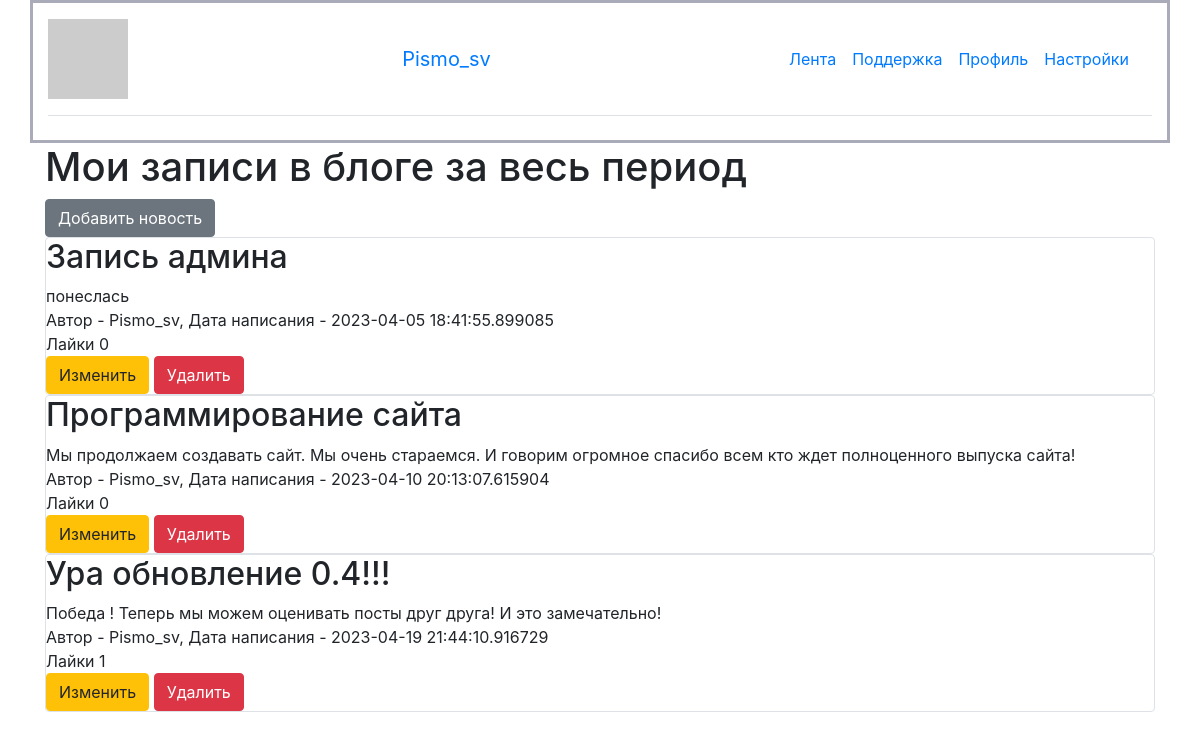
The app's page /profile (signed in) with its own data.
### data/users.py (models this page shows, shortened)
class User(SqlAlchemyBase, UserMixin):
    __tablename__ = 'users'
    id = sqlalchemy.Column(sqlalchemy.Integer,
                           primary_key=True, autoincrement=True)
    name = sqlalchemy.Column(sqlalchemy.String, nullable=True)
    about = sqlalchemy.Column(sqlalchemy.String, nullable=True)
    email = sqlalchemy.Column(sqlalchemy.String,
                              index=True, unique=True, nullable=True)
    hashed_password = sqlalchemy.Column(sqlalchemy.String, nullable=True)
    created_date = sqlalchemy.Column(sqlalchemy.DateTime,
                                     default=datetime.datetime.now)
    news = orm.relationship("News", back_populates='user')
    def avatar(self, size):
        digest = md5(self.email.lower().encode('utf-8')).hexdigest()
        return 'https://www.gravatar.com/avatar/{}?d=identicon&s={}'.format(
            digest, size)

### data/news.py (models this page shows)
class News(SqlAlchemyBase):
    __tablename__ = 'news'
    id = sqlalchemy.Column(sqlalchemy.Integer,
                           primary_key=True, autoincrement=True)
    title = sqlalchemy.Column(sqlalchemy.String, nullable=True)
    content = sqlalchemy.Column(sqlalchemy.String, nullable=True)
    created_date = sqlalchemy.Column(sqlalchemy.DateTime,
                                     default=datetime.datetime.now)
    is_private = sqlalchemy.Column(sqlalchemy.Boolean, default=True)
    user_id = sqlalchemy.Column(sqlalchemy.Integer,
                                sqlalchemy.ForeignKey("users.id"))
    likes = sqlalchemy.Column(sqlalchemy.Integer, default=0)
    liked_users = sqlalchemy.Column(sqlalchemy.String)
    user = orm.relationship('User')

### main.py (the view)
@app.route("/profile")
def profile():
    db_sess = db_session.create_session()
    if current_user.is_authenticated:
        news = db_sess.query(News).filter(
            News.user == current_user)
    else:
        error_ = 101
        return redirect(f"/error/{error_}")
    return render_template("profile.html", news=news)

### data/db_session.py (called while the page is built)
def create_session() -> Session:
    global __factory
    return __factory()

### main.py (called while the page is built)
@login_manager.user_loader
def load_user(user_id):
    db_sess = db_session.create_session()
    return db_sess.query(User).get(user_id)

### templates/profile.html
{% extends "base.html" %}
{% block content %}
<h1>Мои записи в блоге за весь период</h1>
{% if current_user.is_authenticated %}
    <a href="news" class="btn btn-secondary">Добавить новость</a>
{% endif %}
{% for item in news%}
<div class="col-md6 border rounded">
    <h2>{{item.title}}</h2>
    <div>
        {{item.content}}
    </div>
    <div>
        Автор - {{item.user.name}}, Дата написания - {{item.created_date}}
    </div>
        <span>Лайки {{item.likes}}<span/>
    <div>
        <a href="/news/{{ item.id }}" class="btn btn-warning">
            Изменить
        </a>
        <a href="/news_delete/{{ item.id }}" class="btn btn-danger">
            Удалить
        </a>
    </div>
</div>
{% endfor %}
{% endblock %}

### templates/base.html (shortened to what this page needs)
<!doctype html>
<html lang="en">
<head>
    <link rel="stylesheet"
          href="https://stackpath.bootstrapcdn.com/bootstrap/4.4.1/css/bootstrap.min.css"
>
</head>
<body>
<header>
    <div class="container" style="background-color: white; border:#aaabb8 solid; ">
        <header class="d-flex flex-wrap align-items-center justify-content-center justify-content-md-between py-3 mb-4 border-bottom">
            {% if current_user.is_authenticated %}
            <img src="{{current_user.avatar(80)}}">
            <a class="navbar-brand" href="/logout">{{ current_user.name }}</a>
            {% endif %}
            <ul class="nav col-12 col-md-auto mb-2 justify-content-center mb-md-0">
                <li><a href="/" class="nav-link px-2 link-secondary">Лента</a></li>
                <li><a href="#" class="nav-link px-2">Поддержка</a></li>
                <li><a href="/profile" class="nav-link px-2">Профиль</a></li>
                <li><a href="#" class="nav-link px-2" style="">Настройки</a></li>
        </header>
    </div>
</header>
<main role="main" class="container">
    {% block content %}{% endblock %}
</main>
</body>
</html>

### templates/base.html (style rules this page uses)
body { background: url(https://img.freepik.com/free-photo/white-concrete-wall_53876-92803.jpg?w=1380&t=st=1681221851~exp=1681222451~hmac=b56127937686b29879128f878f829b32c23de93e679daa4056adbcf6740c8b92); background-color: #AAABB8 background-repeat: repeat-x; background-repeat: repeat-y; background-size: 100%; }

### records on screen
User: name "Pismo_sv"
News: title "Запись админа", content "понеслась", user.name "Pismo_sv", created_date "2023-04-05 18:41:55.899085", likes "0"
News: title "Программирование сайта", content "Мы продолжаем создавать сайт. Мы очень стараемся. И говорим огромное спасибо всем кто ждет полноценного выпуска сайта!", user.name "Pismo_sv", created_date "2023-04-10 20:13:07.615904", likes "0"
News: title "Ура обновление 0.4!!!", content "Победа ! Теперь мы можем оценивать посты друг друга! И это замечательно!", user.name "Pismo_sv", created_date "2023-04-19 21:44:10.916729", likes "1"
